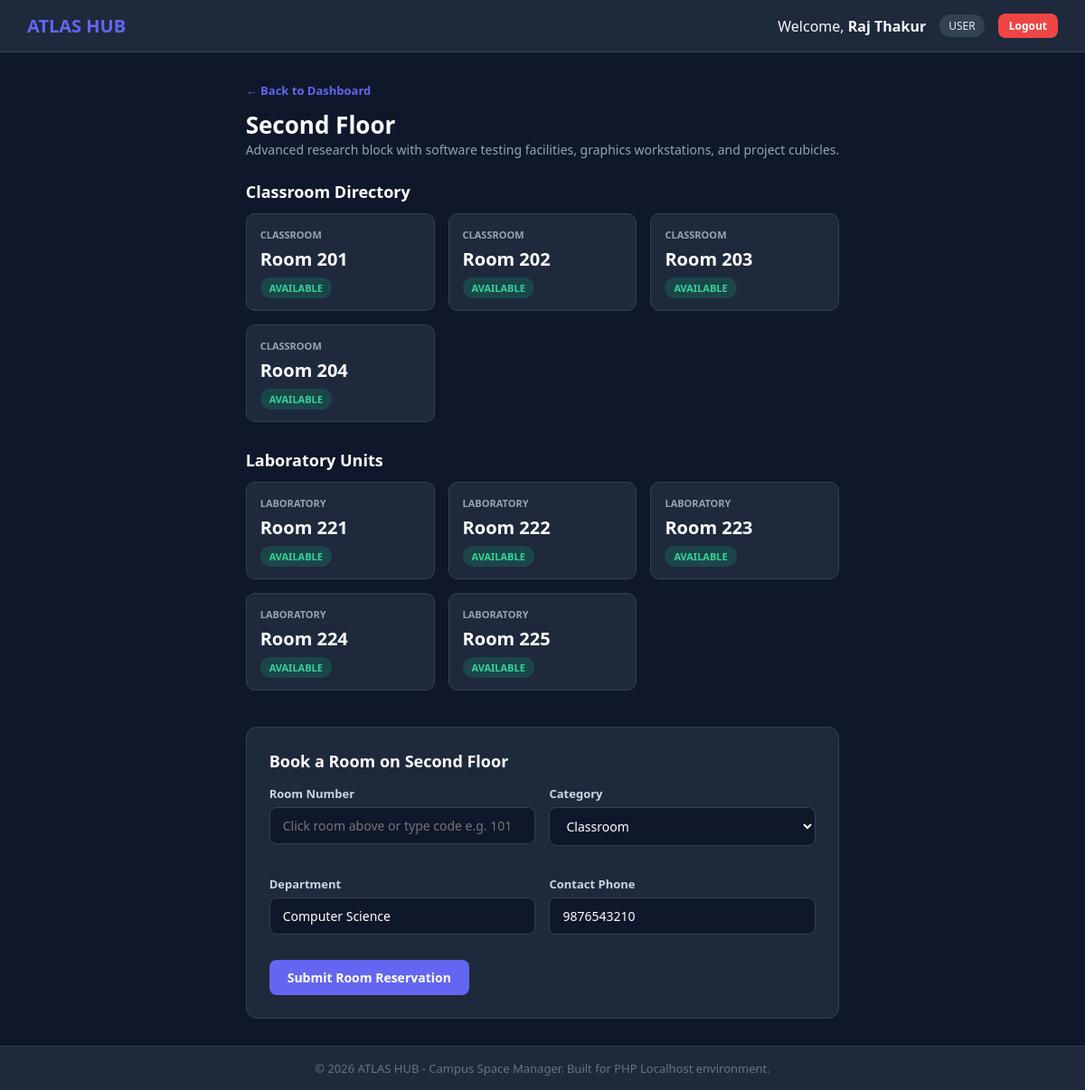
Page /floor.php?id=2 (signed in) on the committed database.
### tables this page shows
CREATE TABLE IF NOT EXISTS floors (
    id INT AUTO_INCREMENT PRIMARY KEY,
    floor_name VARCHAR(50) NOT NULL,
    description TEXT NOT NULL,
    occupancy_rate INT DEFAULT 0,
    total_rooms INT DEFAULT 8,
    occupied INT DEFAULT 0
);

### floor.php (the view, shortened to what this page needs)
<?php
require_once 'config.php';
$floor_id = isset($_GET['id']) ? intval($_GET['id']) : 1;
$floor_sql = "SELECT * FROM floors WHERE id = $floor_id LIMIT 1";
$floor_result = mysqli_query($conn, $floor_sql);
$floor = mysqli_fetch_assoc($floor_result);
$booked_rooms = [];
$base = $floor_id * 100;
$classrooms = [$base + 1, $base + 2, $base + 3, $base + 4];
$laboratories = [$base + 21, $base + 22, $base + 23, $base +24,$base +25];
include 'header.php';
?>
<div style="margin-bottom: 20px;">
    <a href="index.php" style="color: #6366f1; text-decoration: none; font-size: 13px; font-weight: bold;">&larr; Back to Dashboard</a>
    <h1 style="font-size: 26px; color: #ffffff; margin-top: 10px;"><?php echo htmlspecialchars($floor['floor_name']); ?></h1>
    <p style="color: #94a3b8; font-size: 14px;"><?php echo htmlspecialchars($floor['description']); ?></p>
</div>
<h3 style="font-size: 18px; color: #ffffff; margin-bottom: 12px; margin-top: 25px;">Classroom Directory</h3>
<div class="room-grid">
    <?php foreach ($classrooms as $rm): ?>
        <?php
            $status = isset($booked_rooms[$rm]) ? $booked_rooms[$rm] : 'available';
            $card_class = "room-card " . ($status === 'approved' ? 'booked' : ($status === 'pending' ? 'pending' : ''));
        ?>
        <div class="<?php echo $card_class; ?>" onclick="selectRoom('<?php echo $rm; ?>', 'classroom')">
            <div style="font-size: 11px; color: #94a3b8; font-weight: bold;">CLASSROOM</div>
            <div style="font-size: 20px; font-weight: bold; color: #ffffff; margin: 6px 0;">Room <?php echo $rm; ?></div>
            <span class="badge-status badge-<?php echo $status === 'approved' ? 'rejected' : ($status === 'pending' ? 'pending' : 'approved'); ?>">
                <?php echo strtoupper($status); ?>
            </span>
        </div>
    <?php endforeach; ?>
</div>
<h3 style="font-size: 18px; color: #ffffff; margin-bottom: 12px; margin-top: 30px;">Laboratory Units</h3>
<div class="room-grid">
    <?php foreach ($laboratories as $rm): ?>
        <?php
            $status = isset($booked_rooms[$rm]) ? $booked_rooms[$rm] : 'available';
            $card_class = "room-card " . ($status === 'approved' ? 'booked' : ($status === 'pending' ? 'pending' : ''));
        ?>
        <div class="<?php echo $card_class; ?>" onclick="selectRoom('<?php echo $rm; ?>', 'laboratory')">
            <div style="font-size: 11px; color: #94a3b8; font-weight: bold;">LABORATORY</div>
            <div style="font-size: 20px; font-weight: bold; color: #ffffff; margin: 6px 0;">Room <?php echo $rm; ?></div>
            <span class="badge-status badge-<?php echo $status === 'approved' ? 'rejected' : ($status === 'pending' ? 'pending' : 'approved'); ?>">
                <?php echo strtoupper($status); ?>
            </span>
        </div>
    <?php endforeach; ?>
</div>
<div style="background-color: #1e293b; border: 1px solid #334155; border-radius: 12px; padding: 25px; margin-top: 40px;">
    <h3 style="font-size: 18px; color: #ffffff; margin-bottom: 15px;">Book a Room on <?php echo htmlspecialchars($floor['floor_name']); ?></h3>
    <form action="floor.php?id=<?php echo $floor_id; ?>" method="POST">
        <div style="display: grid; grid-template-columns: repeat(auto-fit, minmax(200px, 1fr)); gap: 15px;">
            <div class="form-group">
                <label for="room_number">Room Number</label>
                <input type="text" name="room_number" id="selected_room_input" class="form-control" placeholder="Click room above or type code e.g. 101" required>
            </div>
            <div class="form-group">
                <label for="category">Category</label>
                <select name="category" id="selected_category_input" class="form-control">
                    <option value="classroom">Classroom</option>
                </select>
            </div>
            <div class="form-group">
                <label for="department">Department</label>
                <input type="text" name="department" id="department" class="form-control" value="<?php echo htmlspecialchars($_SESSION['user_dept']); ?>" required>
            </div>
            <div class="form-group">
                <label for="phone_number">Contact Phone</label>
                <input type="text" name="phone_number" id="phone_number" class="form-control" value="<?php echo htmlspecialchars($_SESSION['user_phone']); ?>" required>
            </div>
        </div>
        <button type="submit" class="btn" style="margin-top: 10px;">Submit Room Reservation</button>
    </form>
</div>
<?php include 'footer.php'; ?>

### style.css (style rules this page uses)
* { margin: 0; padding: 0; box-sizing: border-box; font-family: 'Segoe UI', Tahoma, Geneva, Verdana, sans-serif; }
body { background-color: #0f172a; color: #f8fafc; min-height: 100vh; display: flex; flex-direction: column; }
.form-group { margin-bottom: 18px; }
.form-group label { display: block; font-size: 13px; color: #cbd5e1; margin-bottom: 6px; font-weight: 600; }
.form-control { width: 100%; padding: 10px 14px; background-color: #0f172a; border: 1px solid #334155; border-radius: 8px; color: #ffffff; font-size: 14px; outline: none; }
.btn { display: inline-block; padding: 10px 20px; background-color: #6366f1; color: #ffffff; border: none; border-radius: 8px; font-size: 14px; font-weight: 600; cursor: pointer; text-decoration: none; text-align: center; transition: background-color 0.2s; }
.room-grid { display: grid; grid-template-columns: repeat(auto-fill, minmax(180px, 1fr)); gap: 15px; margin-bottom: 30px; }
.room-card { background-color: #1e293b; border: 1px solid #334155; border-radius: 10px; padding: 15px; cursor: pointer; text-align: left; }
.badge-status { padding: 4px 10px; border-radius: 20px; font-size: 11px; font-weight: bold; text-transform: uppercase; }
.badge-approved { background-color: rgba(16, 185, 129, 0.2); color: #34d399; }

### rows in the picture
floors: floor_name "Second Floor", description "Advanced research block with software testing facilities, graphics workstations, and project cubicles."

### other values in the picture
$_SESSION['user_name'] "Raj Thakur"
$_SESSION['user_role'] "USER"
$rm "201"
$status "AVAILABLE"
$rm "202"
$rm "203"
$rm "204"
$rm "221"
$rm "222"
$rm "223"
$rm "224"
$rm "225"
